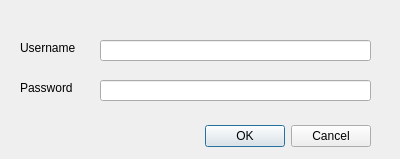
<?xml version="1.0" encoding="UTF-8"?>
<ui version="4.0">
 <class>NERSCLoginDialog</class>
 <widget class="QDialog" name="NERSCLoginDialog">
  <property name="geometry">
   <rect>
    <x>0</x>
    <y>0</y>
    <width>400</width>
    <height>159</height>
   </rect>
  </property>
  <property name="windowTitle">
   <string>Dialog</string>
  </property>
  <widget class="QDialogButtonBox" name="fDialogButtons">
   <property name="geometry">
    <rect>
     <x>30</x>
     <y>120</y>
     <width>341</width>
     <height>32</height>
    </rect>
   </property>
   <property name="orientation">
    <enum>Qt::Horizontal</enum>
   </property>
   <property name="standardButtons">
    <set>QDialogButtonBox::Cancel|QDialogButtonBox::Ok</set>
   </property>
  </widget>
  <widget class="QLabel" name="label">
   <property name="geometry">
    <rect>
     <x>20</x>
     <y>40</y>
     <width>61</width>
     <height>16</height>
    </rect>
   </property>
   <property name="text">
    <string>Username</string>
   </property>
  </widget>
  <widget class="QLabel" name="label_2">
   <property name="geometry">
    <rect>
     <x>20</x>
     <y>80</y>
     <width>61</width>
     <height>16</height>
    </rect>
   </property>
   <property name="text">
    <string>Password</string>
   </property>
  </widget>
  <widget class="QLineEdit" name="fUsernameField">
   <property name="geometry">
    <rect>
     <x>100</x>
     <y>40</y>
     <width>271</width>
     <height>21</height>
    </rect>
   </property>
  </widget>
  <widget class="QLineEdit" name="fPasswordField">
   <property name="geometry">
    <rect>
     <x>100</x>
     <y>80</y>
     <width>271</width>
     <height>21</height>
    </rect>
   </property>
   <property name="echoMode">
    <enum>QLineEdit::Password</enum>
   </property>
  </widget>
  <widget class="QLabel" name="fStatusLabel">
   <property name="geometry">
    <rect>
     <x>100</x>
     <y>10</y>
     <width>61</width>
     <height>16</height>
    </rect>
   </property>
   <property name="text">
    <string/>
   </property>
  </widget>
 </widget>
 <resources/>
 <connections>
  <connection>
   <sender>fDialogButtons</sender>
   <signal>accepted()</signal>
   <receiver>NERSCLoginDialog</receiver>
   <slot>accept()</slot>
   <hints>
    <hint type="sourcelabel">
     <x>248</x>
     <y>254</y>
    </hint>
    <hint type="destinationlabel">
     <x>157</x>
     <y>274</y>
    </hint>
   </hints>
  </connection>
  <connection>
   <sender>fDialogButtons</sender>
   <signal>rejected()</signal>
   <receiver>NERSCLoginDialog</receiver>
   <slot>reject()</slot>
   <hints>
    <hint type="sourcelabel">
     <x>316</x>
     <y>260</y>
    </hint>
    <hint type="destinationlabel">
     <x>286</x>
     <y>274</y>
    </hint>
   </hints>
  </connection>
 </connections>
</ui>
